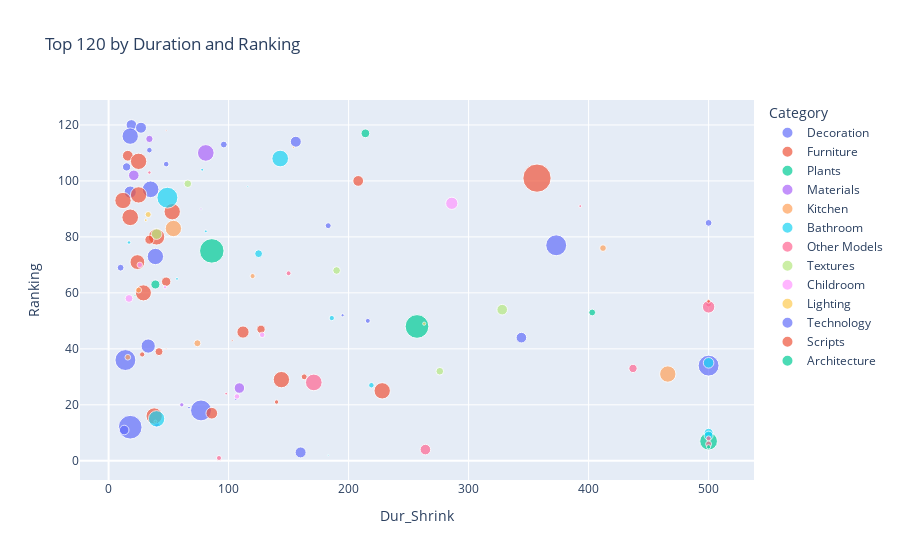

Notebook code for this chart:
### Code cell
fig8 = px.scatter(result_vis, x='Dur_Shrink', y='Ranking', color='Category', size='Followers', hover_data=['N','Title','Username','Followers'], title='Top 120 by Duration and Ranking')
fig8.show()

### Figure 1 — Plotly figure (JSON) as saved in the notebook; plotly's stock layout.template omitted (floating-point values rounded to 4 significant figures)
{"data": [{"customdata": [[1, "Christmas tree with fireplace 5", "dofen", 314], [2, "Benuta Leon Cream Wool Rug", "3Dmitruk", 335], [5, "Clothes for wardrobe NG15", "niga2323", 744], [7, "Benuta Dave Rectangular Fur Rug (3 colors)", "3Dmitruk", 335], [8, "Curtains with Roman blinds 2", "Rolan05", 128], [10, "Decorative Set 089", "Moriiiz", 87], [15, "Decorative Set 088", "Moriiiz", 87], [16, "coffee table decor set 005", "Mitya87", 190], [24, "A set of clothes in bright colors for a wardrobe or showroom and a store", "sofiakholina", 772], [25, "Roman blinds, Roman blinds", "Neeo", 417], [36, "Glass Block Wall 08", "NK3D", 128], [44, "Nice Christmas tree", "fffaaa12", 1217], [48, "3DArt Relief NG41", "niga2323", 744], [49, "Pila Vessels en gold / Jug", "picture.cg", 8], [52, "Pinch Pleat Linen Curtain with Roller Blind", "kapusta", 128], [69, "Decorative set with a small beige bag", "Lana3D", 28], [71, "Panel with waves", "Manax", 69], [77, "Christmas tree with fireplace 4", "dofen", 314], [80, "Decorative Set 270", "☆☆Roohollah.3DArtist☆☆", 566], [85, "Wonderful Christmas Tree", "fffaaa12", 1217], [87, "Christmas tree 5", "fffaaa12", 1217], [99, "Round carpet", "miklob", 18], [103, "Curtains 9", "fffaaa12", 1217], [108, "Curtain #121", "deez", 86], [109, "Christmas Tree and Decoration 78", "3Design.FB", 1563], [110, "Decorative Set-086 Shelf Accessories", "mhl.hnr", 256], [118, "Benuta Dave Round Fur Rug (3 colors)", "3Dmitruk", 335]], "hovertemplate": "Category=Decoration<br>Dur_Shrink=%{x}<br>Ranking=%{y}<br>Followers=%{customdata[3]}<br>N=%{customdata[0]}<br>Title=%{customdata[1]}<br>Username=%{customdata[2]}<extra></extra>", "legendgroup": "Decoration", "marker": {"color": "#636efa", "size": [314, 335, 744, 335, 128, 87, 87, 190, 772, 417, 128, 1217, 744, 8, 128, 28, 69, 314, 566, 1217, 1217, 18, 1217, 86, 1563, 256, 335], "sizemode": "area", "sizeref": 5.56, "symbol": "circle"}, "mode": "markers", "name": "Decoration", "orientation": "v", "showlegend": true, "type": "scatter", "x": [19, 27, 18, 156, 96, 34, 48, 15, 35, 18, 500, 373, 39, 27, 10, 195, 216, 344, 33, 14, 500, 106, 77, 40, 18, 13, 160], "xaxis": "x", "y": [120, 119, 116, 114, 113, 111, 106, 105, 97, 96, 85, 77, 73, 72, 69, 52, 50, 44, 41, 36, 34, 22, 18, 13, 12, 11, 3], "yaxis": "y"}, {"customdata": [[3, "Office chair Ashley", "illidan_", 6], [12, "Dressing room 28", "protektor", 322], [14, "Cairns pedestal Divan.ru", "niga2323", 744], [20, "TV wall with Xiaomi laser projector", "aoverina", 2224], [21, "Dressing room 16", "protektor", 322], [26, "Lindsay Laurie coffee table Divan.ru", "niga2323", 744], [28, "HOMARY island for dressing room NG16", "niga2323", 744], [32, "Milam chair Divan.ru", "niga2323", 744], [34, "Basic wardrobe made of cabinet furniture with doors", "sofiakholina", 772], [41, "Cecily Nara bedside table Cosmo", "niga2323", 744], [42, "TV Wall 52", "sirous21", 231], [50, "West Elm Curved Modern Upholstered Bed", "Ney", 610], [57, "Office chair Sergio La Redoute", "Артур56", 245], [61, "Minotti Pilots Bench", "horrortechnology", 717], [74, "Emmi Armchair by Minotti", "wesftgyhnj", 192], [75, "Gianna Natural Walnut Wood King Bed Frame", "ZikKoo", 417], [78, "garage tools set 23", "pluse44", 9], [81, "Bedside table Tammi", "evgeni77712", 5], [82, "Furniture Composition 271", "Stt.HuynOneShine", 178], [83, "Dinning Set 162", "лааппп", 76], [91, "Wardrobe system Rimadesio Dress Bold", "restereo", 98], [92, "Oval island for dressing room NG14", "niga2323", 744], [96, "Travis shelving Divan.ru", "niga2323", 744], [100, "Pattie Armchair by Minotti", "QrisTina", 55], [104, "Office Furniture | 4 | Workplace", "spurt", 381], [105, "Calder Lander Build table Divan.ru", "niga2323", 744]], "hovertemplate": "Category=Furniture<br>Dur_Shrink=%{x}<br>Ranking=%{y}<br>Followers=%{customdata[3]}<br>N=%{customdata[0]}<br>Title=%{customdata[1]}<br>Username=%{customdata[2]}<extra></extra>", "legendgroup": "Furniture", "marker": {"color": "#EF553B", "size": [6, 322, 744, 2224, 322, 744, 744, 744, 772, 744, 231, 610, 245, 717, 192, 417, 9, 5, 178, 76, 98, 744, 744, 55, 381, 744], "sizemode": "area", "sizeref": 5.56, "symbol": "circle"}, "mode": "markers", "name": "Furniture", "orientation": "v", "showlegend": true, "type": "scatter", "x": [48, 16, 25, 357, 208, 25, 12, 53, 18, 40, 34, 24, 48, 29, 127, 112, 103, 48, 42, 28, 163, 144, 228, 140, 86, 38], "xaxis": "x", "y": [118, 109, 107, 101, 100, 95, 93, 89, 87, 80, 79, 71, 64, 60, 47, 46, 43, 40, 39, 38, 30, 29, 25, 21, 17, 16], "yaxis": "y"}, {"customdata": [[4, "Indoor Plant Set 89", "mh.designer", 211], [46, "Realistic meadow grass", "AlexHappy", 1671], [58, "A bouquet of lilacs in a glass vase", "auralis", 228], [62, "Bouquet 06", "Mahikoo", 10], [73, "Indoor Plant 702 - Olive Plant", "3Design.FB", 1563], [114, "Acer Ginnala", "Istwood15", 871]], "hovertemplate": "Category=Plants<br>Dur_Shrink=%{x}<br>Ranking=%{y}<br>Followers=%{customdata[3]}<br>N=%{customdata[0]}<br>Title=%{customdata[1]}<br>Username=%{customdata[2]}<extra></extra>", "legendgroup": "Plants", "marker": {"color": "#00cc96", "size": [211, 1671, 228, 10, 1563, 871], "sizemode": "area", "sizeref": 5.56, "symbol": "circle"}, "mode": "markers", "name": "Plants", "orientation": "v", "showlegend": true, "type": "scatter", "x": [214, 86, 39, 22, 257, 500], "xaxis": "x", "y": [117, 75, 63, 59, 48, 7], "yaxis": "y"}, {"customdata": [[6, "Boucle Fabric", "marchik3d", 150], [11, "Carpeting. Seamless carpet", "sofiakholina", 772], [19, "Snow", "maltsev_stepan", 310], [31, "Porcelain tiles Nolana Estima", "RazorS95", 11], [95, "Rubber Coating", "maltsev_stepan", 310], [101, "Flat Metal Material", "jy893dsky", 51]], "hovertemplate": "Category=Materials<br>Dur_Shrink=%{x}<br>Ranking=%{y}<br>Followers=%{customdata[3]}<br>N=%{customdata[0]}<br>Title=%{customdata[1]}<br>Username=%{customdata[2]}<extra></extra>", "legendgroup": "Materials", "marker": {"color": "#ab63fa", "size": [150, 772, 310, 11, 310, 51], "sizemode": "area", "sizeref": 5.56, "symbol": "circle"}, "mode": "markers", "name": "Materials", "orientation": "v", "showlegend": true, "type": "scatter", "x": [34, 81, 21, 77, 109, 61], "xaxis": "x", "y": [115, 110, 102, 90, 26, 20], "yaxis": "y"}, {"customdata": [[9, "Kitchen 10", "RazorS95", 11], [38, "Cookware set NG5", "niga2323", 744], [45, "Sinks and faucets Omoikiri", "oleksandroleksandr", 125], [55, "Wine with chocolate set/1", "unrepeatable", 73], [60, "kitchen 0252", "Hasan3596", 97], [79, "Kitchen Appliance Bosch Kitchen 81", "freesection", 135], [84, "Kitchen 27", "Bensy", 91], [90, "Serving NG3", "niga2323", 744], [107, "kitchen modern-067", "moon_3dart296", 24]], "hovertemplate": "Category=Kitchen<br>Dur_Shrink=%{x}<br>Ranking=%{y}<br>Followers=%{customdata[3]}<br>N=%{customdata[0]}<br>Title=%{customdata[1]}<br>Username=%{customdata[2]}<extra></extra>", "legendgroup": "Kitchen", "marker": {"color": "#FFA15A", "size": [11, 744, 125, 73, 97, 135, 91, 744, 24], "sizemode": "area", "sizeref": 5.56, "symbol": "circle"}, "mode": "markers", "name": "Kitchen", "orientation": "v", "showlegend": true, "type": "scatter", "x": [154, 54, 412, 120, 25, 74, 16, 466, 39], "xaxis": "x", "y": [112, 83, 76, 66, 61, 42, 37, 31, 14], "yaxis": "y"}, {"customdata": [[13, "Bathroom decor with a set of different cosmetic products", "sofiakholina", 772], [17, "Faucets and showers Boheme uno set 2", "Ashlesha", 22], [23, "Bathroom decor set P06", "picture.cg", 8], [27, "Omnires mixers", "fffaaa12", 1217], [39, "Faucets and showers Boheme uno set 1", "Ashlesha", 22], [43, "Bathroom accessories Z42", "zyazdiyan", 34], [47, "Bathroom furniture 21", "don2432", 170], [56, "Faucets and showers Boheme Specter set", "Ashlesha", 22], [70, "Timo Saona", "tokyokyoto", 78], [86, "Laundry Room _ 0005", "grol69", 311], [94, "Hotel Bathroom Accessories LE LABO", "lzv_cg", 85], [106, "EWRIKA Penelope electric heated towel rail", "niga2323", 744], [111, "LAUNDRY SET (Poliform FITTED + ASKO)", "vitaly_y_panov", 223], [112, "LAUNDRY SET 2 (L'ORIGINE Aeterna + ASKO)", "vitaly_y_panov", 223], [119, "Cezares Stylus + Boheme Uno + AlcaPlast Thin", "star_vera", 7]], "hovertemplate": "Category=Bathroom<br>Dur_Shrink=%{x}<br>Ranking=%{y}<br>Followers=%{customdata[3]}<br>N=%{customdata[0]}<br>Title=%{customdata[1]}<br>Username=%{customdata[2]}<extra></extra>", "legendgroup": "Bathroom", "marker": {"color": "#19d3f3", "size": [772, 22, 8, 1217, 22, 34, 170, 22, 78, 311, 85, 744, 223, 223, 7], "sizemode": "area", "sizeref": 5.56, "symbol": "circle"}, "mode": "markers", "name": "Bathroom", "orientation": "v", "showlegend": true, "type": "scatter", "x": [143, 78, 116, 49, 81, 17, 125, 57, 186, 500, 219, 40, 500, 500, 183], "xaxis": "x", "y": [108, 104, 98, 94, 82, 78, 74, 65, 51, 35, 27, 15, 10, 9, 2], "yaxis": "y"}, {"customdata": [[18, "Grilles for ventilation and air conditioning Redvent", "DashutaG", 31], [30, "Padel", "alexsm2014", 22], [54, "Volhovec Rift Doors", "Игорь1969", 66], [65, "Guitar. Guitar set for stage. Musical instrument. Microphone", "paradize", 89], [66, "Set of ceilings Armstrong and Grilyato", "solomon5555", 430], [88, "Yoga & Meditation Set", "wesftgyhnj", 192], [93, "A wall with a rack for gym equipment 2", "sofiakholina", 772], [97, "Ventilation system.", "slipknot1111", 20], [113, "Bakery Equipment", "Стаска", 72], [115, "CAT Forklift, Manual Loader and Warehouse Carts Kit", "quantum_4141", 99], [117, "Coffee Shop 6", "omnomn", 310], [120, "Cafe Equipment Set 8", "Стаска", 72]], "hovertemplate": "Category=Other Models<br>Dur_Shrink=%{x}<br>Ranking=%{y}<br>Followers=%{customdata[3]}<br>N=%{customdata[0]}<br>Title=%{customdata[1]}<br>Username=%{customdata[2]}<extra></extra>", "legendgroup": "Other Models", "marker": {"color": "#FF6692", "size": [31, 22, 66, 89, 430, 192, 772, 20, 72, 99, 310, 72], "sizemode": "area", "sizeref": 5.56, "symbol": "circle"}, "mode": "markers", "name": "Other Models", "orientation": "v", "showlegend": true, "type": "scatter", "x": [34, 393, 150, 500, 500, 437, 171, 98, 500, 500, 264, 92], "xaxis": "x", "y": [103, 91, 67, 56, 55, 33, 28, 24, 8, 6, 4, 1], "yaxis": "y"}, {"customdata": [[22, "Equipe BALI", "StanisLOVE.viz", 162], [40, "Parquet board 4", "dofen", 314], [53, "Herringbone parquet chevron s8", "StanisLOVE.viz", 162], [67, "Boen parquet board wood flooring", "dofen", 314], [89, "Equipe Hopp", "StanisLOVE.viz", 162]], "hovertemplate": "Category=Textures<br>Dur_Shrink=%{x}<br>Ranking=%{y}<br>Followers=%{customdata[3]}<br>N=%{customdata[0]}<br>Title=%{customdata[1]}<br>Username=%{customdata[2]}<extra></extra>", "legendgroup": "Textures", "marker": {"color": "#B6E880", "size": [162, 314, 162, 314, 162], "sizemode": "area", "sizeref": 5.56, "symbol": "circle"}, "mode": "markers", "name": "Textures", "orientation": "v", "showlegend": true, "type": "scatter", "x": [66, 40, 190, 328, 276], "xaxis": "x", "y": [99, 81, 68, 54, 32], "yaxis": "y"}, {"customdata": [[29, "Siena Kids Bed By Como", "ZikKoo", 417], [51, "Children play area | Interactive", "lzv_cg", 85], [59, "Pinboard with childrens drawings", "DashutaG", 31], [63, "Childrens open wardrobe with desk, modular, modern, 25", "don2432", 170], [76, "Soft seat by the window in the children's room", "lzv_cg", 85], [98, "Interactive panel for children room", "lzv_cg", 85]], "hovertemplate": "Category=Childroom<br>Dur_Shrink=%{x}<br>Ranking=%{y}<br>Followers=%{customdata[3]}<br>N=%{customdata[0]}<br>Title=%{customdata[1]}<br>Username=%{customdata[2]}<extra></extra>", "legendgroup": "Childroom", "marker": {"color": "#FF97FF", "size": [417, 85, 31, 170, 85, 85], "sizemode": "area", "sizeref": 5.56, "symbol": "circle"}, "mode": "markers", "name": "Childroom", "orientation": "v", "showlegend": true, "type": "scatter", "x": [286, 26, 47, 17, 128, 107], "xaxis": "x", "y": [92, 70, 62, 58, 45, 23], "yaxis": "y"}, {"customdata": [[33, "Moooi Drape Lights", "Karloo", 100], [35, "Track system centersvet Infinity", "Beliy", 22], [72, "Khmara by Makhno Rough Plaster Pendant Lamps", "CG__Aryan", 29]], "hovertemplate": "Category=Lighting<br>Dur_Shrink=%{x}<br>Ranking=%{y}<br>Followers=%{customdata[3]}<br>N=%{customdata[0]}<br>Title=%{customdata[1]}<br>Username=%{customdata[2]}<extra></extra>", "legendgroup": "Lighting", "marker": {"color": "#FECB52", "size": [100, 22, 29], "sizemode": "area", "sizeref": 5.56, "symbol": "circle"}, "mode": "markers", "name": "Lighting", "orientation": "v", "showlegend": true, "type": "scatter", "x": [33, 31, 263], "xaxis": "x", "y": [88, 86, 49], "yaxis": "y"}, {"customdata": [[37, "Robot vacuum cleaner Xiaomi Robot Vacuum Cleaner X20", "dilya_1", 99], [102, "Canon printer set.", "slipknot1111", 20]], "hovertemplate": "Category=Technology<br>Dur_Shrink=%{x}<br>Ranking=%{y}<br>Followers=%{customdata[3]}<br>N=%{customdata[0]}<br>Title=%{customdata[1]}<br>Username=%{customdata[2]}<extra></extra>", "legendgroup": "Technology", "marker": {"color": "#636efa", "size": [99, 20], "sizemode": "area", "sizeref": 5.56, "symbol": "circle"}, "mode": "markers", "name": "Technology", "orientation": "v", "showlegend": true, "type": "scatter", "x": [183, 67], "xaxis": "x", "y": [84, 19], "yaxis": "y"}, {"customdata": [[64, "FloorGen Tools 1.5.4", "-NiK-", 40]], "hovertemplate": "Category=Scripts<br>Dur_Shrink=%{x}<br>Ranking=%{y}<br>Followers=%{customdata[3]}<br>N=%{customdata[0]}<br>Title=%{customdata[1]}<br>Username=%{customdata[2]}<extra></extra>", "legendgroup": "Scripts", "marker": {"color": "#EF553B", "size": [40], "sizemode": "area", "sizeref": 5.56, "symbol": "circle"}, "mode": "markers", "name": "Scripts", "orientation": "v", "showlegend": true, "type": "scatter", "x": [500], "xaxis": "x", "y": [57], "yaxis": "y"}, {"customdata": [[68, "Wet asphalt with leaves. Autumn. Editable", "paz", 130], [116, "Christmas Tree Street", "Al-make", 50]], "hovertemplate": "Category=Architecture<br>Dur_Shrink=%{x}<br>Ranking=%{y}<br>Followers=%{customdata[3]}<br>N=%{customdata[0]}<br>Title=%{customdata[1]}<br>Username=%{customdata[2]}<extra></extra>", "legendgroup": "Architecture", "marker": {"color": "#00cc96", "size": [130, 50], "sizemode": "area", "sizeref": 5.56, "symbol": "circle"}, "mode": "markers", "name": "Architecture", "orientation": "v", "showlegend": true, "type": "scatter", "x": [403, 500], "xaxis": "x", "y": [53, 5], "yaxis": "y"}], "layout": {"legend": {"itemsizing": "constant", "title": {"text": "Category"}, "tracegroupgap": 0}, "title": {"text": "Top 120 by Duration and Ranking"}, "xaxis": {"anchor": "y", "domain": [0, 1], "title": {"text": "Dur_Shrink"}}, "yaxis": {"anchor": "x", "domain": [0, 1], "title": {"text": "Ranking"}}}}
